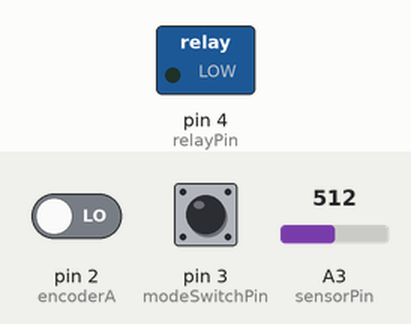
Simulated run of this sketch. Board: Arduino Uno, built with avr-gcc and run on an emulated ATmega328P. On the bench: switched loads named in the sketch (green lamp = pin HIGH). Inputs (shaded band) come from the test bench; at power-on: A3 (sensorPin) = 512, pin 2 (encoderA) LOW, pin 3 (modeSwitchPin) HIGH.

Above: at 1.3 s.
1.4 s: A3 (sensorPin) set to 493
At 3.6 s:
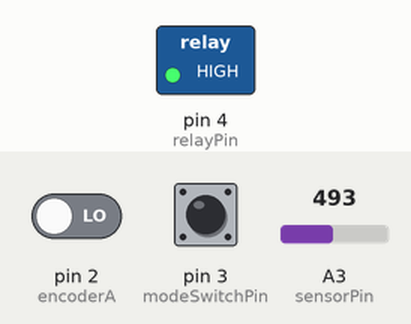
4.4 s: A3 (sensorPin) set to 522
At 7.1 s:
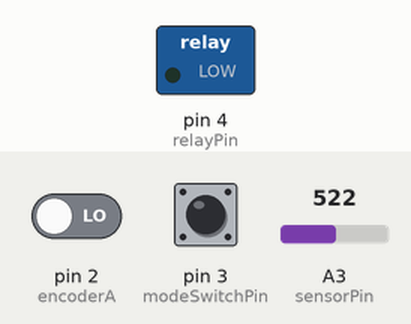
7.4 s: A3 (sensorPin) set to 511
At 9.5 s:
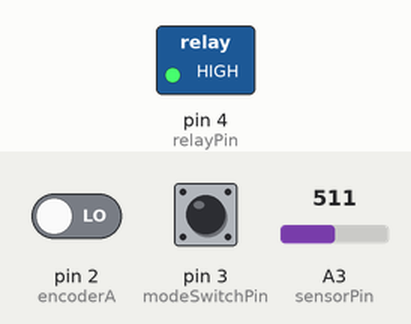
Timing chart, 0 to 11.0 s (numbered marks = the images above; inputs shaded):
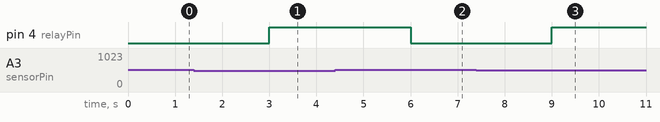

The sketch:

light_switch.ino
```cpp
// (licence header left out)
#include <EEPROM.h>

// Pins for photoresistor, relay and encoder
const int sensorPin = A3; // A3
const int relayPin = 4; // D4
const int encoderA = 2; // D2
const int encoderB = 5; // D5
const int modeSwitchPin = 3; // D3

// Change that will be considered significant in read value
const int valueThreshold = 20;
const int rotaryEncoderStep = 10;

int sensorValue = 0;
volatile unsigned int sensorThreshold = 512;
volatile byte modeSwitch = 0; // 0 = always off, 1 = always on, 2 and 3 = dark or light activated switch

void setup() {
  pinMode(sensorPin, INPUT_PULLUP);
  pinMode(relayPin, OUTPUT);
  digitalWrite(relayPin, LOW);
  pinMode(encoderA, INPUT);
  pinMode(encoderB, INPUT);
  pinMode(modeSwitchPin, INPUT_PULLUP);

  attachInterrupt(0, readEncoder, CHANGE);
  attachInterrupt(1, readMode, LOW);

  modeSwitch = EEPROM.read(1);
  if (modeSwitch > 3) modeSwitch = 2;

  sensorThreshold = (EEPROM.read(2) << 8) + EEPROM.read(3);
  if (sensorThreshold > 1023) sensorThreshold = 512;

  // uncomment these lines for debugging
  //Serial.begin(9600);
  //Serial.println("Light/dark activated switch");
}

void loop() {
  while (modeSwitch < 2) ;

  // sensor is read twice in 0.5 seconds
  // if there is no significant change in sensor value
  // it is decided whether to activate the relay or not
  int sensorValueInstant1;
  do {
    sensorValueInstant1 = analogRead(sensorPin); // read sensor
    delay(500); // wait 0.5 seconds
    int sensorValueInstant2 = analogRead(sensorPin); // read sensor again

    // if there is no significant change in read values
    // it means there is a constant change of light intensity
    if (max(sensorValueInstant1, sensorValueInstant2) - min(sensorValueInstant1, sensorValueInstant2) < valueThreshold)
      sensorValue = sensorValueInstant1; // store sensor value

    delay(500);
  } while (sensorValue != sensorValueInstant1);

  // uncomment these lines for debugging
  //Serial.print("Photoresistor: ");
  //Serial.print(sensorValue / 10.24, 1);
  //Serial.println(" %");

  // if value is over or below threshold
  // depending on mode setting, turn on or off the relay
  if ((sensorValue < sensorThreshold) && (modeSwitch > 1))
    digitalWrite(relayPin, (modeSwitch == 2) ? HIGH : LOW);
  else
    digitalWrite(relayPin, (modeSwitch == 3) ? HIGH : LOW);
}

// https://playground.arduino.cc/Main/RotaryEncoders
void readEncoder() {
  if (digitalRead(encoderA) == digitalRead(encoderB))
  {
    if (sensorThreshold < 1024) sensorThreshold += rotaryEncoderStep;
  }
  else {
    if (sensorThreshold > 0) sensorThreshold -= rotaryEncoderStep;
  }

  EEPROM.update(2, sensorThreshold >> 8);
  EEPROM.update(3, sensorThreshold & 0xFF);

  // uncomment these lines for debugging
  //Serial.print("New threshold: ");
  //Serial.print(sensorThreshold / 10.24, 1);
  //Serial.println(" %");
}

// "debouncing" procedure from
// http://forum.arduino.cc/index.php?topic=45000.0
void readMode() {
  static unsigned long lastPush = 0;
  unsigned long currentPush = millis();

  if (currentPush - lastPush > 200) {
    modeSwitch++;
    if (modeSwitch > 3)
      modeSwitch = 0;
  }
  lastPush = currentPush;

  if (modeSwitch < 2)
    digitalWrite(relayPin, (modeSwitch == 1) ? HIGH : LOW);

  EEPROM.update(1, modeSwitch);

  // uncomment these lines for debugging
  //Serial.print("Sensor mode: ");
  //Serial.println(modeSwitch, DEC);
}
```

Measured:
- the behaviour switches between 512 and 511 on A3 (sensorPin) (found by bisection; images 0 and 1)
- after the input at 1.4 s, pin 4 (relayPin): LOW → HIGH after 1.6 s
- after the input at 4.4 s, pin 4 (relayPin): HIGH → LOW after 1.6 s
- after the input at 7.4 s, pin 4 (relayPin): LOW → HIGH after 1.6 s
